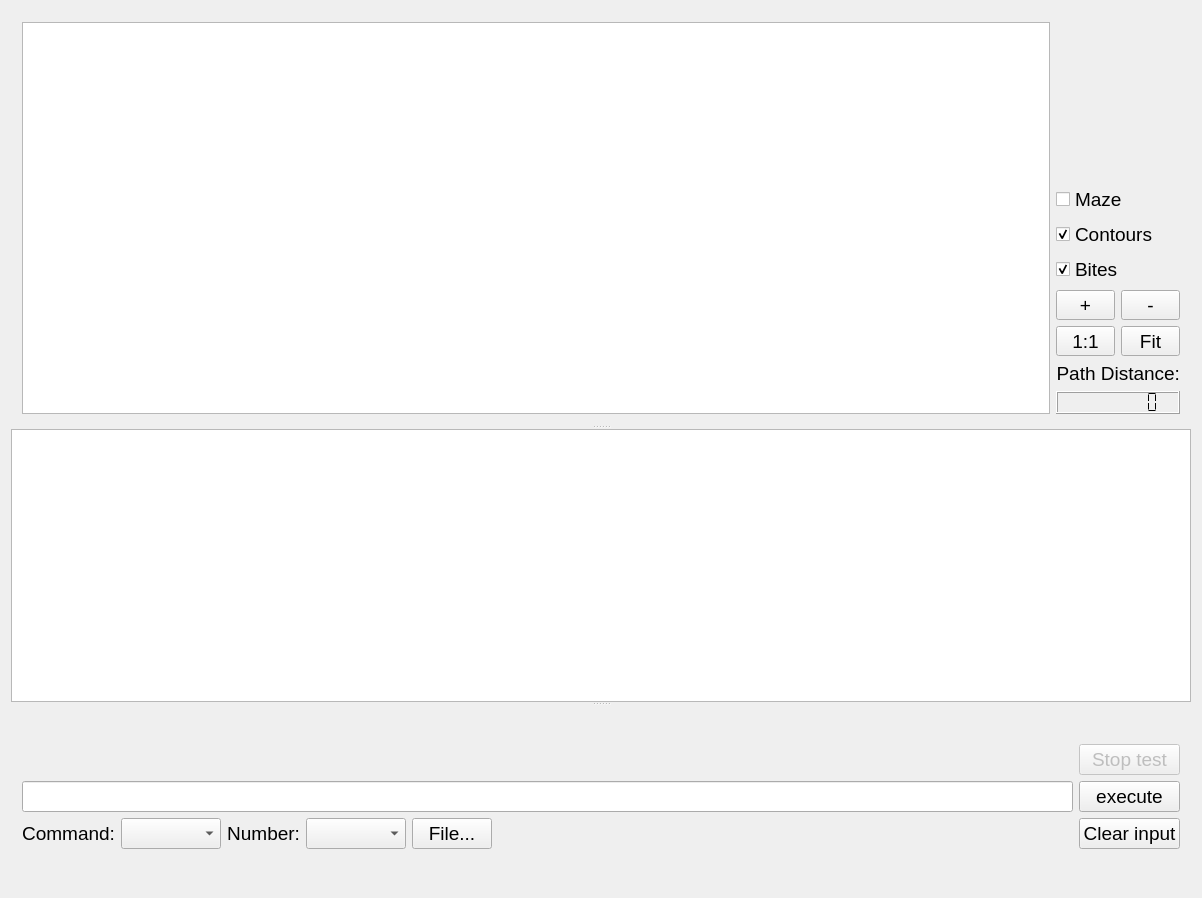
<?xml version="1.0" encoding="UTF-8"?>
<ui version="4.0">
 <class>MainWindow</class>
 <widget class="QMainWindow" name="MainWindow">
  <property name="geometry">
   <rect>
    <x>0</x>
    <y>0</y>
    <width>1202</width>
    <height>898</height>
   </rect>
  </property>
  <property name="font">
   <font>
    <pointsize>14</pointsize>
   </font>
  </property>
  <property name="windowTitle">
   <string>MainWindow</string>
  </property>
  <property name="layoutDirection">
   <enum>Qt::LeftToRight</enum>
  </property>
  <widget class="QWidget" name="centralWidget">
   <layout class="QVBoxLayout" name="verticalLayout">
    <item>
     <layout class="QHBoxLayout" name="horizontalLayout_11">
      <item>
       <layout class="QVBoxLayout" name="verticalLayout_5"/>
      </item>
     </layout>
    </item>
    <item>
     <widget class="QSplitter" name="splitter">
      <property name="orientation">
       <enum>Qt::Vertical</enum>
      </property>
      <widget class="QWidget" name="layoutWidget_splitter">
       <layout class="QHBoxLayout" name="horizontalLayout_2">
        <item>
         <layout class="QVBoxLayout" name="verticalLayout_maze">
          <item>
           <layout class="QHBoxLayout" name="horizontalLayout_2_4"/>
          </item>
         </layout>
        </item>
        <item>
         <widget class="CustomGraphicsView" name="graphics_view_maze">
          <property name="sizePolicy">
           <sizepolicy hsizetype="Expanding" vsizetype="MinimumExpanding">
            <horstretch>0</horstretch>
            <verstretch>0</verstretch>
           </sizepolicy>
          </property>
          <property name="interactive">
           <bool>false</bool>
          </property>
          <property name="dragMode">
           <enum>QGraphicsView::ScrollHandDrag</enum>
          </property>
         </widget>
        </item>
        <item>
         <layout class="QVBoxLayout" name="verticalLayout_2">
          <item>
           <spacer name="verticalSpacer">
            <property name="orientation">
             <enum>Qt::Vertical</enum>
            </property>
            <property name="sizeHint" stdset="0">
             <size>
              <width>20</width>
              <height>40</height>
             </size>
            </property>
           </spacer>
          </item>
          <item>
           <widget class="QCheckBox" name="maze_toggle">
            <property name="text">
             <string>Maze</string>
            </property>
           </widget>
          </item>
          <item>
           <widget class="QCheckBox" name="contours_checkbox">
            <property name="enabled">
             <bool>true</bool>
            </property>
            <property name="text">
             <string>Contours</string>
            </property>
            <property name="checked">
             <bool>true</bool>
            </property>
           </widget>
          </item>
          <item>
           <widget class="QCheckBox" name="bites_checkbox">
            <property name="text">
             <string>Bites</string>
            </property>
            <property name="checked">
             <bool>true</bool>
            </property>
           </widget>
          </item>
          <item>
           <layout class="QHBoxLayout" name="horizontalLayout_7"/>
          </item>
          <item>
           <layout class="QHBoxLayout" name="horizontalLayout_3">
            <item>
             <widget class="QToolButton" name="zoom_plus">
              <property name="sizePolicy">
               <sizepolicy hsizetype="Preferred" vsizetype="Fixed">
                <horstretch>0</horstretch>
                <verstretch>0</verstretch>
               </sizepolicy>
              </property>
              <property name="text">
               <string>+</string>
              </property>
             </widget>
            </item>
            <item>
             <widget class="QToolButton" name="zoom_minus">
              <property name="sizePolicy">
               <sizepolicy hsizetype="Preferred" vsizetype="Fixed">
                <horstretch>0</horstretch>
                <verstretch>0</verstretch>
               </sizepolicy>
              </property>
              <property name="text">
               <string>-</string>
              </property>
             </widget>
            </item>
           </layout>
          </item>
          <item>
           <layout class="QHBoxLayout" name="horizontalLayout_41">
            <item>
             <widget class="QToolButton" name="zoom_1">
              <property name="sizePolicy">
               <sizepolicy hsizetype="Preferred" vsizetype="Fixed">
                <horstretch>0</horstretch>
                <verstretch>0</verstretch>
               </sizepolicy>
              </property>
              <property name="text">
               <string>1:1</string>
              </property>
             </widget>
            </item>
            <item>
             <widget class="QToolButton" name="zoom_fit">
              <property name="sizePolicy">
               <sizepolicy hsizetype="Preferred" vsizetype="Fixed">
                <horstretch>0</horstretch>
                <verstretch>0</verstretch>
               </sizepolicy>
              </property>
              <property name="text">
               <string>Fit</string>
              </property>
             </widget>
            </item>
           </layout>
          </item>
          <item>
           <widget class="QLabel" name="label_9">
            <property name="text">
             <string>Path Distance:</string>
            </property>
            <property name="alignment">
             <set>Qt::AlignRight|Qt::AlignTrailing|Qt::AlignVCenter</set>
            </property>
           </widget>
          </item>
          <item>
           <widget class="QLCDNumber" name="pathlength">
            <property name="smallDecimalPoint">
             <bool>true</bool>
            </property>
            <property name="digitCount">
             <number>7</number>
            </property>
            <property name="segmentStyle">
             <enum>QLCDNumber::Flat</enum>
            </property>
           </widget>
          </item>
         </layout>
        </item>
       </layout>
      </widget>
      <widget class="QPlainTextEdit" name="output">
       <property name="undoRedoEnabled">
        <bool>false</bool>
       </property>
       <property name="lineWrapMode">
        <enum>QPlainTextEdit::NoWrap</enum>
       </property>
      </widget>
      <widget class="QWidget" name="layoutWidget">
       <layout class="QVBoxLayout" name="verticalLayout_0">
        <item>
         <layout class="QHBoxLayout" name="horizontalLayout_12">
          <item>
           <layout class="QVBoxLayout" name="verticalLayout_4">
            <item>
             <widget class="QLabel" name="cmd_info_text">
              <property name="sizePolicy">
               <sizepolicy hsizetype="Preferred" vsizetype="Preferred">
                <horstretch>0</horstretch>
                <verstretch>0</verstretch>
               </sizepolicy>
              </property>
              <property name="text">
               <string/>
              </property>
             </widget>
            </item>
            <item>
             <widget class="QLineEdit" name="lineEdit"/>
            </item>
            <item>
             <layout class="QHBoxLayout" name="horizontalLayout_12_1">
              <item>
               <widget class="QLabel" name="label">
                <property name="sizePolicy">
                 <sizepolicy hsizetype="Fixed" vsizetype="Preferred">
                  <horstretch>0</horstretch>
                  <verstretch>0</verstretch>
                 </sizepolicy>
                </property>
                <property name="text">
                 <string>Command:</string>
                </property>
                <property name="alignment">
                 <set>Qt::AlignRight|Qt::AlignTrailing|Qt::AlignVCenter</set>
                </property>
               </widget>
              </item>
              <item>
               <widget class="QComboBox" name="cmd_select"/>
              </item>
              <item>
               <widget class="QLabel" name="label_2">
                <property name="sizePolicy">
                 <sizepolicy hsizetype="Fixed" vsizetype="Preferred">
                  <horstretch>0</horstretch>
                  <verstretch>0</verstretch>
                 </sizepolicy>
                </property>
                <property name="text">
                 <string>Number:</string>
                </property>
                <property name="alignment">
                 <set>Qt::AlignRight|Qt::AlignTrailing|Qt::AlignVCenter</set>
                </property>
               </widget>
              </item>
              <item>
               <widget class="QComboBox" name="number_select"/>
              </item>
              <item>
               <widget class="QPushButton" name="file_button">
                <property name="text">
                 <string>File...</string>
                </property>
               </widget>
              </item>
              <item>
               <spacer name="horizontalSpacer">
                <property name="orientation">
                 <enum>Qt::Horizontal</enum>
                </property>
                <property name="sizeHint" stdset="0">
                 <size>
                  <width>40</width>
                  <height>20</height>
                 </size>
                </property>
               </spacer>
              </item>
             </layout>
            </item>
           </layout>
          </item>
          <item>
           <layout class="QVBoxLayout" name="verticalLayout_3">
            <item>
             <widget class="QPushButton" name="stop_button">
              <property name="enabled">
               <bool>false</bool>
              </property>
              <property name="text">
               <string>Stop test</string>
              </property>
             </widget>
            </item>
            <item>
             <widget class="QPushButton" name="execute_button">
              <property name="text">
               <string>execute</string>
              </property>
             </widget>
            </item>
            <item>
             <widget class="QPushButton" name="clear_input_button">
              <property name="text">
               <string>Clear input</string>
              </property>
             </widget>
            </item>
           </layout>
          </item>
         </layout>
        </item>
       </layout>
      </widget>
     </widget>
    </item>
   </layout>
  </widget>
 </widget>
 <layoutdefault spacing="6" margin="11"/>
 <customwidgets>
  <customwidget>
   <class>CustomGraphicsView</class>
   <extends>QGraphicsView</extends>
   <header>mainwindow.hh</header>
  </customwidget>
 </customwidgets>
 <resources/>
 <connections/>
</ui>
